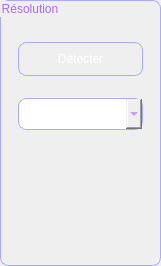
         <widget class="QGroupBox" name="groupBox_4">
          <property name="geometry">
           <rect>
            <x>10</x>
            <y>285</y>
            <width>161</width>
            <height>266</height>
           </rect>
          </property>
          <property name="styleSheet">
           <string notr="true">border:1px solid rgb(170, 170, 255);
border-radius:8px;
color: rgb(170, 107, 255);</string>
          </property>
          <property name="title">
           <string>Résolution</string>
          </property>
          <layout class="QVBoxLayout" name="verticalLayout_2">
           <property name="leftMargin">
            <number>17</number>
           </property>
           <property name="topMargin">
            <number>25</number>
           </property>
           <property name="rightMargin">
            <number>17</number>
           </property>
           <item>
            <widget class="QPushButton" name="pb_detect_res">
             <property name="minimumSize">
              <size>
               <width>35</width>
               <height>34</height>
              </size>
             </property>
             <property name="styleSheet">
              <string notr="true">
QPushButton{
border:1px solid rgb(170, 170, 255);
border-radius:8px;
color: white;
}

QPushButton:hover{
border-color: white;
}

QPushButton:pressed{
background-color: rgb(170, 179, 255);
}</string>
             </property>
             <property name="text">
              <string>Détecter</string>
             </property>
            </widget>
           </item>
           <item>
            <widget class="QComboBox" name="combo_res">
             <property name="minimumSize">
              <size>
               <width>0</width>
               <height>32</height>
              </size>
             </property>
             <property name="font">
              <font>
               <pointsize>10</pointsize>
              </font>
             </property>
             <property name="editable">
              <bool>false</bool>
             </property>
             <property name="maxVisibleItems">
              <number>5</number>
             </property>
             <property name="iconSize">
              <size>
               <width>25</width>
               <height>25</height>
              </size>
             </property>
            </widget>
           </item>
           <item>
            <widget class="QLabel" name="lbl_infos">
             <property name="maximumSize">
              <size>
               <width>16777215</width>
               <height>32</height>
              </size>
             </property>
             <property name="font">
              <font>
               <pointsize>8</pointsize>
              </font>
             </property>
             <property name="styleSheet">
              <string notr="true">color: rgb(255, 255, 255);
border-color:transparent;</string>
             </property>
             <property name="text">
              <string/>
             </property>
            </widget>
           </item>
           <item>
            <widget class="QLabel" name="lbl_res">
             <property name="maximumSize">
              <size>
               <width>16777215</width>
               <height>32</height>
              </size>
             </property>
             <property name="font">
              <font>
               <pointsize>8</pointsize>
              </font>
             </property>
             <property name="styleSheet">
              <string notr="true">color: rgb(255, 255, 255);
border-color:transparent;</string>
             </property>
             <property name="text">
              <string/>
             </property>
            </widget>
           </item>
          </layout>
         </widget>
